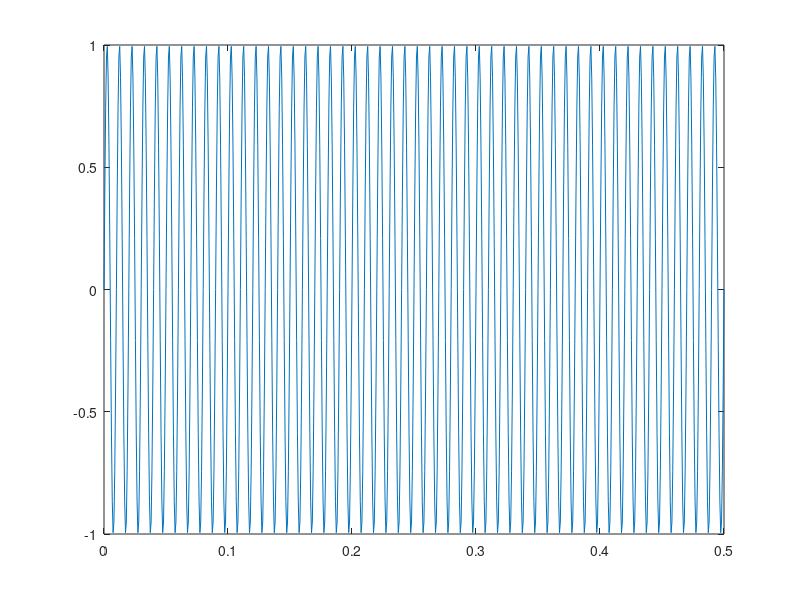
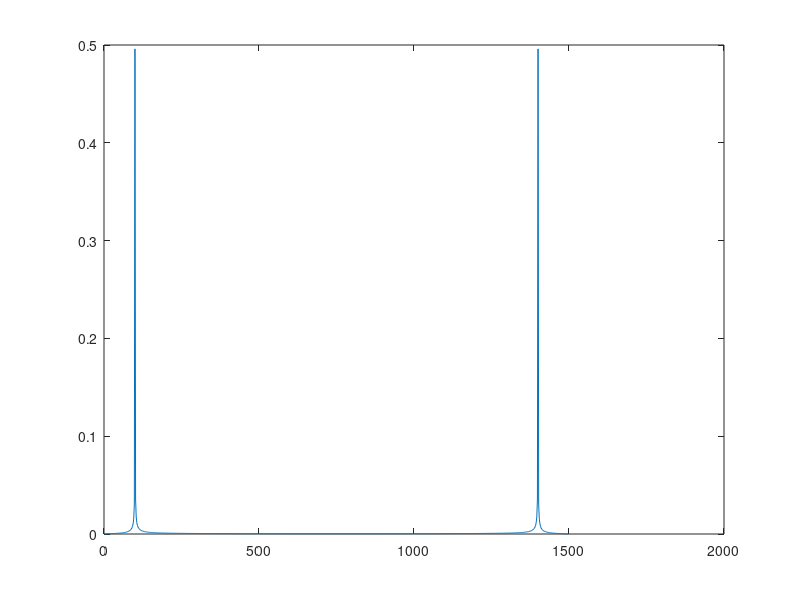
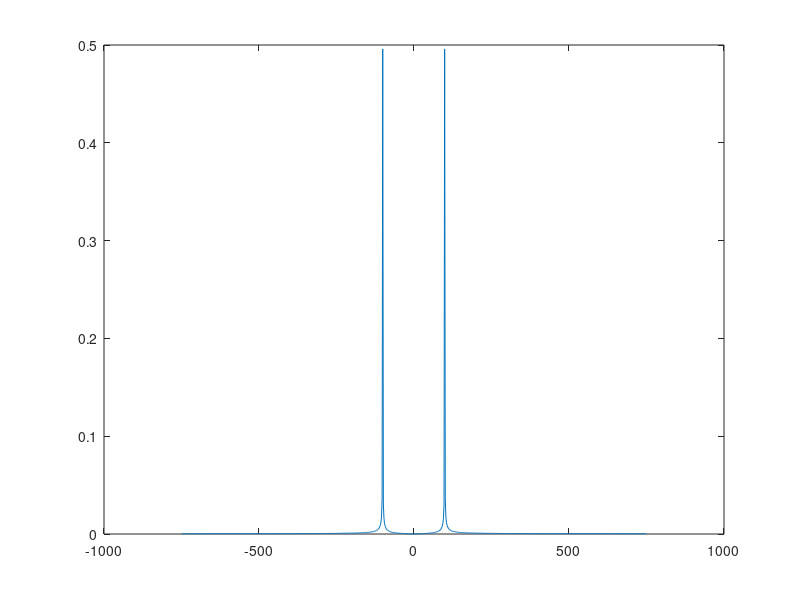

MATLAB code to generate these figures, in order:
%Sampling  Example
Fs= 1500;
Ts=1/Fs;
T=0:Ts:0.5;
x=sin(2*pi*100*T);
figure
plot(T,x)

%Example DFT

F_x=fft(x);
Nx=length(x);
F0=1/(Ts*Nx);

freq1=0:F0:(Nx-1)*F0;
figure;
plot(freq1,abs(F_x)/Nx);

freq2=-Nx/2*F0:F0:(Nx/2-1)*F0;
figure;
plot(freq2,fftshift(abs(F_x)/Nx));

